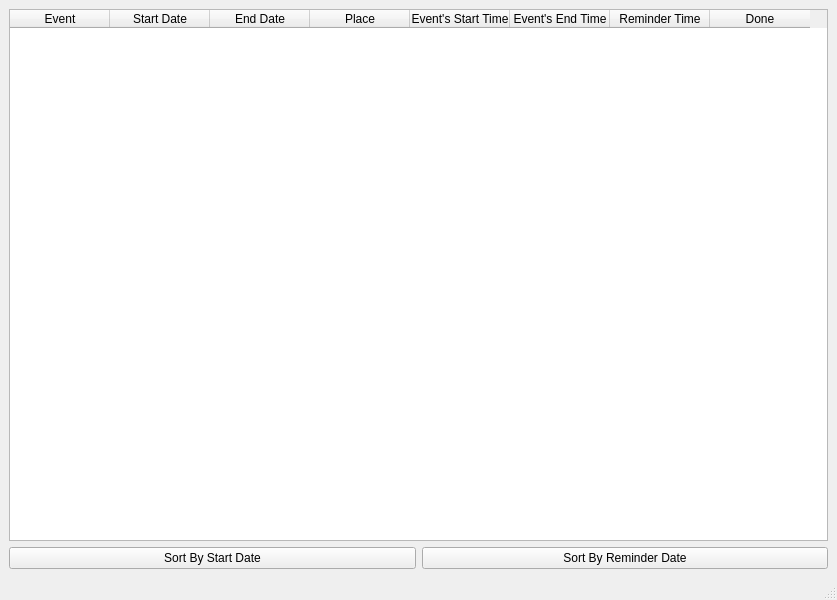
<?xml version="1.0" encoding="UTF-8"?>
<ui version="4.0">
 <class>current_events</class>
 <widget class="QMainWindow" name="current_events">
  <property name="geometry">
   <rect>
    <x>0</x>
    <y>0</y>
    <width>837</width>
    <height>600</height>
   </rect>
  </property>
  <property name="windowTitle">
   <string>current_events</string>
  </property>
  <widget class="QWidget" name="centralwidget">
   <layout class="QGridLayout" name="gridLayout">
    <item row="1" column="0">
     <widget class="QPushButton" name="pushButton">
      <property name="text">
       <string>Sort By Start Date</string>
      </property>
     </widget>
    </item>
    <item row="1" column="1">
     <widget class="QPushButton" name="pushButton_2">
      <property name="text">
       <string>Sort By Reminder Date</string>
      </property>
     </widget>
    </item>
    <item row="0" column="0" colspan="2">
     <widget class="QTableWidget" name="tableWidget">
      <property name="sizePolicy">
       <sizepolicy hsizetype="Preferred" vsizetype="Preferred">
        <horstretch>0</horstretch>
        <verstretch>0</verstretch>
       </sizepolicy>
      </property>
      <column>
       <property name="text">
        <string>Event</string>
       </property>
      </column>
      <column>
       <property name="text">
        <string>Start Date</string>
       </property>
      </column>
      <column>
       <property name="text">
        <string>End Date</string>
       </property>
      </column>
      <column>
       <property name="text">
        <string>Place</string>
       </property>
      </column>
      <column>
       <property name="text">
        <string>Event's Start Time</string>
       </property>
      </column>
      <column>
       <property name="text">
        <string>Event's End Time</string>
       </property>
      </column>
      <column>
       <property name="text">
        <string>Reminder Time</string>
       </property>
      </column>
      <column>
       <property name="text">
        <string>Done</string>
       </property>
      </column>
     </widget>
    </item>
   </layout>
  </widget>
  <widget class="QMenuBar" name="menubar">
   <property name="geometry">
    <rect>
     <x>0</x>
     <y>0</y>
     <width>837</width>
     <height>26</height>
    </rect>
   </property>
  </widget>
  <widget class="QStatusBar" name="statusbar"/>
 </widget>
 <resources/>
 <connections/>
</ui>
